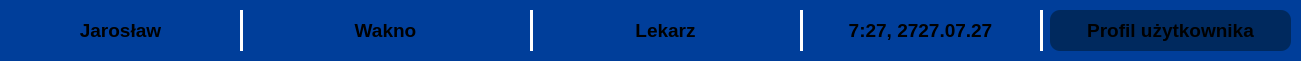
     <widget class="QFrame" name="frame_57">
      <property name="geometry">
       <rect>
        <x>30</x>
        <y>220</y>
        <width>1301</width>
        <height>61</height>
       </rect>
      </property>
      <property name="styleSheet">
       <string notr="true">background-color: rgb(0, 62, 154);
border-radius: 10px;</string>
      </property>
      <property name="frameShape">
       <enum>QFrame::Shape::StyledPanel</enum>
      </property>
      <property name="frameShadow">
       <enum>QFrame::Shadow::Raised</enum>
      </property>
      <widget class="Line" name="line_54">
       <property name="geometry">
        <rect>
         <x>530</x>
         <y>10</y>
         <width>3</width>
         <height>41</height>
        </rect>
       </property>
       <property name="styleSheet">
        <string notr="true">background-color: white;</string>
       </property>
       <property name="orientation">
        <enum>Qt::Orientation::Vertical</enum>
       </property>
      </widget>
      <widget class="Line" name="line_55">
       <property name="geometry">
        <rect>
         <x>1040</x>
         <y>10</y>
         <width>3</width>
         <height>41</height>
        </rect>
       </property>
       <property name="styleSheet">
        <string notr="true">background-color: white;</string>
       </property>
       <property name="orientation">
        <enum>Qt::Orientation::Vertical</enum>
       </property>
      </widget>
      <widget class="QLabel" name="label_80">
       <property name="geometry">
        <rect>
         <x>540</x>
         <y>10</y>
         <width>251</width>
         <height>41</height>
        </rect>
       </property>
       <property name="font">
        <font>
         <pointsize>14</pointsize>
         <bold>true</bold>
        </font>
       </property>
       <property name="layoutDirection">
        <enum>Qt::LayoutDirection::LeftToRight</enum>
       </property>
       <property name="styleSheet">
        <string notr="true"/>
       </property>
       <property name="text">
        <string>Lekarz</string>
       </property>
       <property name="textFormat">
        <enum>Qt::TextFormat::RichText</enum>
       </property>
       <property name="alignment">
        <set>Qt::AlignmentFlag::AlignCenter</set>
       </property>
      </widget>
      <widget class="QLabel" name="label_81">
       <property name="geometry">
        <rect>
         <x>10</x>
         <y>10</y>
         <width>221</width>
         <height>41</height>
        </rect>
       </property>
       <property name="font">
        <font>
         <pointsize>14</pointsize>
         <bold>true</bold>
        </font>
       </property>
       <property name="layoutDirection">
        <enum>Qt::LayoutDirection::LeftToRight</enum>
       </property>
       <property name="styleSheet">
        <string notr="true"/>
       </property>
       <property name="text">
        <string>Jarosław</string>
       </property>
       <property name="textFormat">
        <enum>Qt::TextFormat::RichText</enum>
       </property>
       <property name="alignment">
        <set>Qt::AlignmentFlag::AlignCenter</set>
       </property>
      </widget>
      <widget class="QFrame" name="frame_58">
       <property name="geometry">
        <rect>
         <x>1050</x>
         <y>10</y>
         <width>241</width>
         <height>41</height>
        </rect>
       </property>
       <property name="styleSheet">
        <string notr="true">background-color: rgb(0, 41, 94);
border-radius: 10px;</string>
       </property>
       <property name="frameShape">
        <enum>QFrame::Shape::StyledPanel</enum>
       </property>
       <property name="frameShadow">
        <enum>QFrame::Shadow::Raised</enum>
       </property>
       <widget class="QFrame" name="frame_59">
        <property name="geometry">
         <rect>
          <x>270</x>
          <y>60</y>
          <width>841</width>
          <height>61</height>
         </rect>
        </property>
        <property name="styleSheet">
         <string notr="true">background-color: rgb(0, 62, 154);
border-radius: 10px;</string>
        </property>
        <property name="frameShape">
         <enum>QFrame::Shape::StyledPanel</enum>
        </property>
        <property name="frameShadow">
         <enum>QFrame::Shadow::Raised</enum>
        </property>
       </widget>
       <widget class="QLabel" name="label_82">
        <property name="geometry">
         <rect>
          <x>10</x>
          <y>0</y>
          <width>221</width>
          <height>41</height>
         </rect>
        </property>
        <property name="font">
         <font>
          <pointsize>14</pointsize>
          <bold>true</bold>
         </font>
        </property>
        <property name="layoutDirection">
         <enum>Qt::LayoutDirection::LeftToRight</enum>
        </property>
        <property name="styleSheet">
         <string notr="true"/>
        </property>
        <property name="text">
         <string>Profil użytkownika</string>
        </property>
        <property name="textFormat">
         <enum>Qt::TextFormat::RichText</enum>
        </property>
        <property name="alignment">
         <set>Qt::AlignmentFlag::AlignCenter</set>
        </property>
       </widget>
      </widget>
      <widget class="Line" name="line_56">
       <property name="geometry">
        <rect>
         <x>240</x>
         <y>10</y>
         <width>3</width>
         <height>41</height>
        </rect>
       </property>
       <property name="styleSheet">
        <string notr="true">background-color: white;</string>
       </property>
       <property name="orientation">
        <enum>Qt::Orientation::Vertical</enum>
       </property>
      </widget>
      <widget class="QLabel" name="label_83">
       <property name="geometry">
        <rect>
         <x>810</x>
         <y>10</y>
         <width>221</width>
         <height>41</height>
        </rect>
       </property>
       <property name="font">
        <font>
         <pointsize>14</pointsize>
         <bold>true</bold>
        </font>
       </property>
       <property name="layoutDirection">
        <enum>Qt::LayoutDirection::LeftToRight</enum>
       </property>
       <property name="styleSheet">
        <string notr="true"/>
       </property>
       <property name="text">
        <string>7:27, 2727.07.27</string>
       </property>
       <property name="textFormat">
        <enum>Qt::TextFormat::RichText</enum>
       </property>
       <property name="alignment">
        <set>Qt::AlignmentFlag::AlignCenter</set>
       </property>
      </widget>
      <widget class="QLabel" name="label_84">
       <property name="geometry">
        <rect>
         <x>260</x>
         <y>10</y>
         <width>251</width>
         <height>41</height>
        </rect>
       </property>
       <property name="font">
        <font>
         <pointsize>14</pointsize>
         <bold>true</bold>
        </font>
       </property>
       <property name="layoutDirection">
        <enum>Qt::LayoutDirection::LeftToRight</enum>
       </property>
       <property name="styleSheet">
        <string notr="true"/>
       </property>
       <property name="text">
        <string>Wakno</string>
       </property>
       <property name="textFormat">
        <enum>Qt::TextFormat::RichText</enum>
       </property>
       <property name="alignment">
        <set>Qt::AlignmentFlag::AlignCenter</set>
       </property>
      </widget>
      <widget class="Line" name="line_57">
       <property name="geometry">
        <rect>
         <x>800</x>
         <y>10</y>
         <width>3</width>
         <height>41</height>
        </rect>
       </property>
       <property name="styleSheet">
        <string notr="true">background-color: white;</string>
       </property>
       <property name="orientation">
        <enum>Qt::Orientation::Vertical</enum>
       </property>
      </widget>
      <widget class="QFrame" name="frame_60">
       <property name="geometry">
        <rect>
         <x>760</x>
         <y>60</y>
         <width>1301</width>
         <height>61</height>
        </rect>
       </property>
       <property name="styleSheet">
        <string notr="true">background-color: rgb(0, 62, 154);
border-radius: 10px;</string>
       </property>
       <property name="frameShape">
        <enum>QFrame::Shape::StyledPanel</enum>
       </property>
       <property name="frameShadow">
        <enum>QFrame::Shadow::Raised</enum>
       </property>
       <widget class="Line" name="line_58">
        <property name="geometry">
         <rect>
          <x>530</x>
          <y>10</y>
          <width>3</width>
          <height>41</height>
         </rect>
        </property>
        <property name="styleSheet">
         <string notr="true">background-color: white;</string>
        </property>
        <property name="orientation">
         <enum>Qt::Orientation::Vertical</enum>
        </property>
       </widget>
       <widget class="Line" name="line_59">
        <property name="geometry">
         <rect>
          <x>1040</x>
          <y>10</y>
          <width>3</width>
          <height>41</height>
         </rect>
        </property>
        <property name="styleSheet">
         <string notr="true">background-color: white;</string>
        </property>
        <property name="orientation">
         <enum>Qt::Orientation::Vertical</enum>
        </property>
       </widget>
       <widget class="QLabel" name="label_85">
        <property name="geometry">
         <rect>
          <x>540</x>
          <y>10</y>
          <width>251</width>
          <height>41</height>
         </rect>
        </property>
        <property name="font">
         <font>
          <pointsize>14</pointsize>
          <bold>true</bold>
         </font>
        </property>
        <property name="layoutDirection">
         <enum>Qt::LayoutDirection::LeftToRight</enum>
        </property>
        <property name="styleSheet">
         <string notr="true"/>
        </property>
        <property name="text">
         <string>Administrator</string>
        </property>
        <property name="textFormat">
         <enum>Qt::TextFormat::RichText</enum>
        </property>
        <property name="alignment">
         <set>Qt::AlignmentFlag::AlignCenter</set>
        </property>
       </widget>
       <widget class="QLabel" name="label_86">
        <property name="geometry">
         <rect>
          <x>10</x>
          <y>10</y>
          <width>221</width>
          <height>41</height>
         </rect>
        </property>
        <property name="font">
         <font>
          <pointsize>14</pointsize>
          <bold>true</bold>
         </font>
        </property>
        <property name="layoutDirection">
         <enum>Qt::LayoutDirection::LeftToRight</enum>
        </property>
        <property name="styleSheet">
         <string notr="true"/>
        </property>
        <property name="text">
         <string>Jan</string>
        </property>
        <property name="textFormat">
         <enum>Qt::TextFormat::RichText</enum>
        </property>
        <property name="alignment">
         <set>Qt::AlignmentFlag::AlignCenter</set>
        </property>
       </widget>
       <widget class="QFrame" name="frame_61">
        <property name="geometry">
         <rect>
          <x>1050</x>
          <y>10</y>
          <width>241</width>
          <height>41</height>
         </rect>
        </property>
        <property name="styleSheet">
         <string notr="true">background-color: rgb(0, 41, 94);
border-radius: 10px;</string>
        </property>
        <property name="frameShape">
         <enum>QFrame::Shape::StyledPanel</enum>
        </property>
        <property name="frameShadow">
         <enum>QFrame::Shadow::Raised</enum>
        </property>
        <widget class="QFrame" name="frame_62">
         <property name="geometry">
          <rect>
           <x>270</x>
           <y>60</y>
           <width>841</width>
           <height>61</height>
          </rect>
         </property>
         <property name="styleSheet">
          <string notr="true">background-color: rgb(0, 62, 154);
border-radius: 10px;</string>
         </property>
         <property name="frameShape">
          <enum>QFrame::Shape::StyledPanel</enum>
         </property>
         <property name="frameShadow">
          <enum>QFrame::Shadow::Raised</enum>
         </property>
        </widget>
        <widget class="QLabel" name="label_87">
         <property name="geometry">
          <rect>
           <x>10</x>
           <y>0</y>
           <width>221</width>
           <height>41</height>
          </rect>
         </property>
         <property name="font">
          <font>
           <pointsize>14</pointsize>
           <bold>true</bold>
          </font>
         </property>
         <property name="layoutDirection">
          <enum>Qt::LayoutDirection::LeftToRight</enum>
         </property>
         <property name="styleSheet">
          <string notr="true"/>
         </property>
         <property name="text">
          <string>Profil użytkownika</string>
         </property>
         <property name="textFormat">
          <enum>Qt::TextFormat::RichText</enum>
         </property>
         <property name="alignment">
          <set>Qt::AlignmentFlag::AlignCenter</set>
         </property>
        </widget>
       </widget>
       <widget class="Line" name="line_60">
        <property name="geometry">
         <rect>
          <x>240</x>
          <y>10</y>
          <width>3</width>
          <height>41</height>
         </rect>
        </property>
        <property name="styleSheet">
         <string notr="true">background-color: white;</string>
        </property>
        <property name="orientation">
         <enum>Qt::Orientation::Vertical</enum>
        </property>
       </widget>
       <widget class="QLabel" name="label_88">
        <property name="geometry">
         <rect>
          <x>810</x>
          <y>10</y>
          <width>221</width>
          <height>41</height>
         </rect>
        </property>
        <property name="font">
         <font>
          <pointsize>14</pointsize>
          <bold>true</bold>
         </font>
        </property>
        <property name="layoutDirection">
         <enum>Qt::LayoutDirection::LeftToRight</enum>
        </property>
        <property name="styleSheet">
         <string notr="true"/>
        </property>
        <property name="text">
         <string>7:27, 2727.07.27</string>
        </property>
        <property name="textFormat">
         <enum>Qt::TextFormat::RichText</enum>
        </property>
        <property name="alignment">
         <set>Qt::AlignmentFlag::AlignCenter</set>
        </property>
       </widget>
       <widget class="QLabel" name="label_89">
        <property name="geometry">
         <rect>
          <x>260</x>
          <y>10</y>
          <width>251</width>
          <height>41</height>
         </rect>
        </property>
        <property name="font">
         <font>
          <pointsize>14</pointsize>
          <bold>true</bold>
         </font>
        </property>
        <property name="layoutDirection">
         <enum>Qt::LayoutDirection::LeftToRight</enum>
        </property>
        <property name="styleSheet">
         <string notr="true"/>
        </property>
        <property name="text">
         <string>Nowak</string>
        </property>
        <property name="textFormat">
         <enum>Qt::TextFormat::RichText</enum>
        </property>
        <property name="alignment">
         <set>Qt::AlignmentFlag::AlignCenter</set>
        </property>
       </widget>
       <widget class="Line" name="line_61">
        <property name="geometry">
         <rect>
          <x>800</x>
          <y>10</y>
          <width>3</width>
          <height>41</height>
         </rect>
        </property>
        <property name="styleSheet">
         <string notr="true">background-color: white;</string>
        </property>
        <property name="orientation">
         <enum>Qt::Orientation::Vertical</enum>
        </property>
       </widget>
      </widget>
     </widget>
